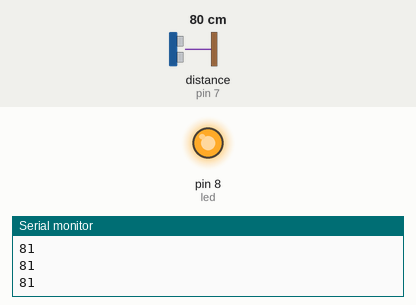
Simulated run of this sketch. Board: Arduino Uno, built with avr-gcc and run on an emulated ATmega328P. Parts: output pins drawn as LEDs (lit = HIGH), the last lines printed to the serial monitor. The inputs (shaded band) are chosen by the test bench; at power-on: distance to the obstacle (sensor on pin 7) 80 cm. The echo pulse lasts 58.3 µs per cm.

Above: at 1.4 s.
1.5 s: distance to the obstacle (sensor on pin 7) set to 251 cm
3.0 s: distance to the obstacle (sensor on pin 7) set to 261 cm
At 4.4 s:
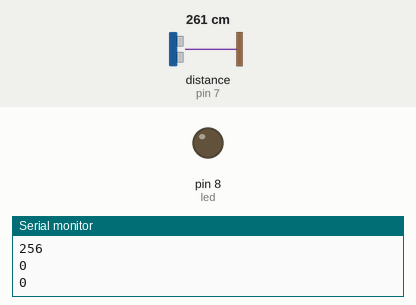
4.9 s: distance to the obstacle (sensor on pin 7) set to 2 cm
At 6.1 s:
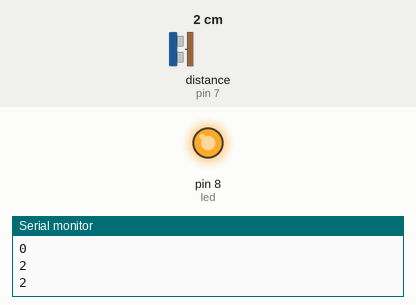
6.7 s: distance to the obstacle (sensor on pin 7) set to 299 cm
At 7.3 s:
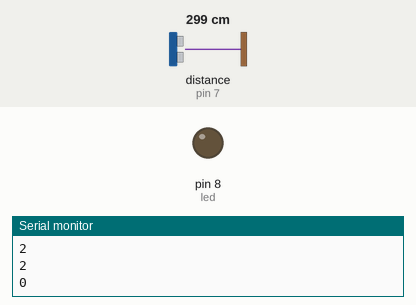
Timing chart, 0 to 9.4 s (numbered marks = the images above; inputs shaded):
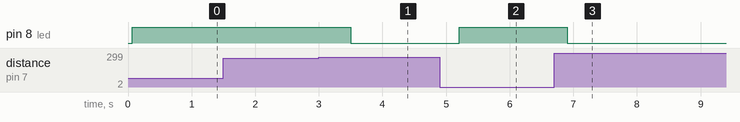

Measured:
- the behaviour switches between 255 and 256 cm on distance to the obstacle (sensor on pin 7) (found by bisection; images 0 and 1)
- after the input at 3.0 s, pin 8 (led): HIGH → LOW after 0.50 s
- after the input at 4.9 s, pin 8 (led): LOW → HIGH after 0.31 s
- after the input at 6.7 s, pin 8 (led): HIGH → LOW after 0.21 s

The sketch:

exercise-B.ino
```cpp
#include <NewPing.h>

#define TRIGGER_PIN  6  // Disparador (OUT) ~PWM
#define ECHO_PIN     7  // Receptor de información (IN)
#define MAX_DISTANCE 255 // Distancia maxima en CM
#define led 8 // Led indicador

NewPing sonar(TRIGGER_PIN, ECHO_PIN, MAX_DISTANCE); // Instanciar metodo sonar de NewPing, que permite calcular la distancia del sensor

void setup() {
  Serial.begin(9600); // Protocolo de comunicación serial
  pinMode(led, OUTPUT); //Indicador del led
}

void loop() {

  delay(60); // Tiempo de espera entre señales en ms y calibración del sensor segun el DataSheet del HC-SR04

  int distanciaUltra = sonar.ping_cm();
  Serial.println(distanciaUltra); // Mostrar la distancia del ultrasonido en CM, en Node-Red se utilizara la libreria convert para transformar el valor a metros

  if(distanciaUltra == 0){ //Cicli IF que permite encender el led de acuerdo si encuentra un objeto el sensor
    digitalWrite(led, LOW);
    delay(500);
  }
  else{
    digitalWrite(led, HIGH);
    delay(500);
  }

}
```
